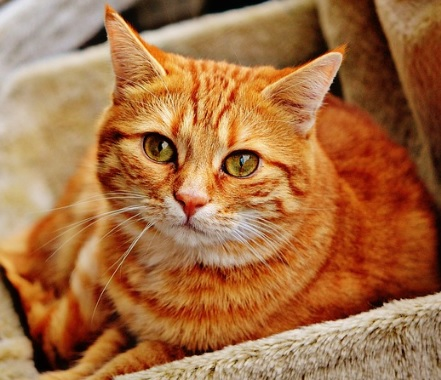
#> input picture 개인 공부/Python 데이터 분석과 이미지 처리/공부 파일/cat.jpg, 441 x 380 px
$ jupyter execute '4. OpenCV 이미지 변형.ipynb'
#> lines starting #> are read from the running program, lines starting #| are printed output that depends on the picture
이미지 크기 변경

[cell 1]
import cv2
import matplotlib.pyplot as plt

image = cv2.imread('cat.jpg')
#> image is the input picture: shape (380, 441, 3); mean B, G, R 66.9, 110.2, 165
plt.imshow(cv2.cvtColor(image, cv2.COLOR_BGR2RGB))
plt.show()

expand = cv2.resize(image, None, fx = 2.0, fy = 2.0, interpolation = cv2.INTER_CUBIC)
plt.imshow(cv2.cvtColor(expand, cv2.COLOR_BGR2RGB))
plt.show()

shrink = cv2.resize(image, None, fx = 0.5, fy = 0.5, interpolation = cv2.INTER_AREA)
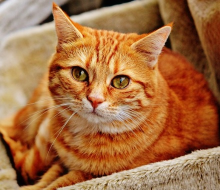
#> shrink: shape (190, 220, 3); mean B, G, R 67.1, 110.4, 165.3
plt.imshow(cv2.cvtColor(shrink, cv2.COLOR_BGR2RGB))
plt.show()

이미지 위치 변경

[cell 2]
import cv2
import numpy as np
import matplotlib.pyplot as plt

image = cv2.imread('cat.jpg')

# 행과 열 정보만 저장합니다.
height, width = image.shape[:2]
#> height = 380; width = 441

M = np.float32([[1, 0, 50], [0, 1, 10]]) # 변환 행렬
result = cv2.warpAffine(image, M, (width, height))
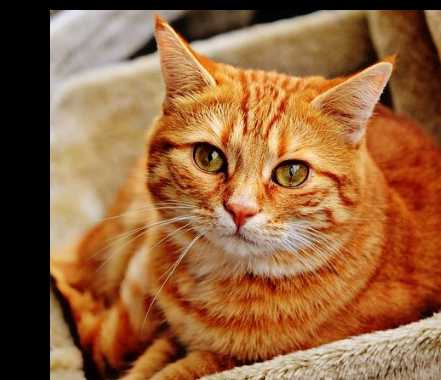
#> result: shape (380, 441, 3); mean B, G, R 60, 98.8, 146.5

plt.imshow(cv2.cvtColor(result, cv2.COLOR_BGR2RGB))
plt.show()

이미지 회전

[cell 3]
import cv2
import numpy as np
import matplotlib.pyplot as plt

image = cv2.imread('cat.jpg')

# 행과 열 정보만 저장합니다.
height, width = image.shape[:2]

M = cv2.getRotationMatrix2D((width / 2, height / 2), 90, 0.5) # 높이와 너비의 절반인 정 중앙을 축으로 반시계 90도 회전 (0.5는 스케일)
print(M) # 2x3 변환행렬
#| [[ 3.061617e-17  5.000000e-01  1.255000e+02]
#|  [-5.000000e-01  3.061617e-17  3.002500e+02]]
result = cv2.warpAffine(image, M, (width, height))
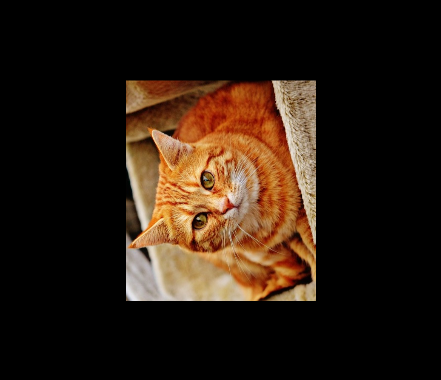
#> result: shape (380, 441, 3); mean B, G, R 16.8, 27.6, 41.3

plt.imshow(cv2.cvtColor(result, cv2.COLOR_BGR2RGB))
plt.show()

$ run again, with 개인 공부/Python 데이터 분석과 이미지 처리/공부 파일/dog.jpg copied over 개인 공부/Python 데이터 분석과 이미지 처리/공부 파일/cat.jpg
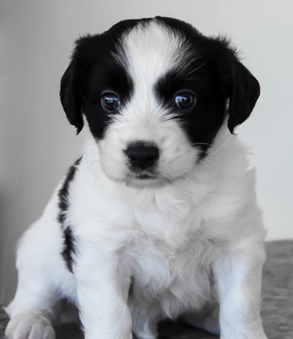
#> input picture 개인 공부/Python 데이터 분석과 이미지 처리/공부 파일/dog.jpg, 293 x 339 px
#> image is the input picture: shape (339, 293, 3); mean B, G, R 151.9, 149.9, 148.2
#> `result = cv2.warpAffine(image, M, (width, height))`:
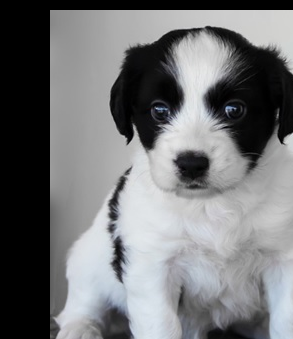
#> result: shape (339, 293, 3); mean B, G, R 118.1, 116.3, 115.2
#| [[ 3.061617e-17  5.000000e-01  6.175000e+01]
#|  [-5.000000e-01  3.061617e-17  2.427500e+02]]
#> `result = cv2.warpAffine(image, M, (width, height))`:
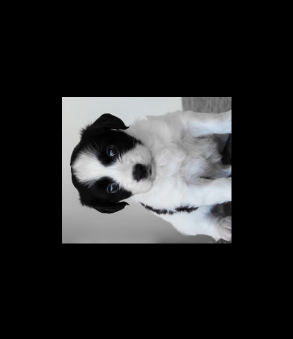
#> result: shape (339, 293, 3); mean B, G, R 38, 37.5, 37.1

$ run again, with 개인 공부/Python 데이터 분석과 이미지 처리/공부 파일/hand_writing_image.jpg copied over 개인 공부/Python 데이터 분석과 이미지 처리/공부 파일/cat.jpg
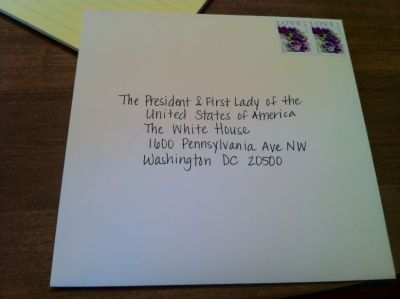
#> input picture 개인 공부/Python 데이터 분석과 이미지 처리/공부 파일/hand_writing_image.jpg, 400 x 299 px
#> image is the input picture: shape (299, 400, 3); mean B, G, R 110.4, 116, 116.1
#> `result = cv2.warpAffine(image, M, (width, height))`:
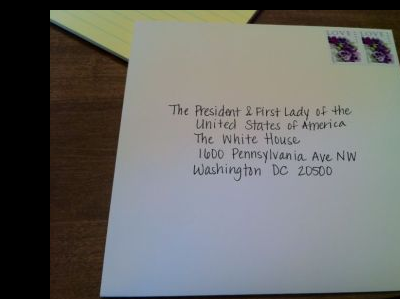
#> result: shape (299, 400, 3); mean B, G, R 103.6, 106.6, 106.4
#| [[ 3.061617e-17  5.000000e-01  1.252500e+02]
#|  [-5.000000e-01  3.061617e-17  2.495000e+02]]
#> `result = cv2.warpAffine(image, M, (width, height))`:
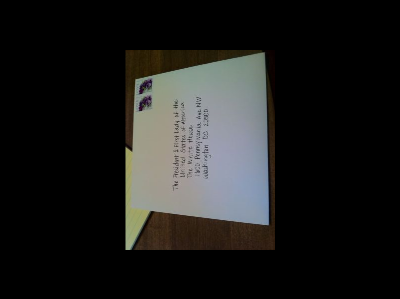
#> result: shape (299, 400, 3); mean B, G, R 27.6, 29, 29.1

$ run again, with 개인 공부/Python 데이터 분석과 이미지 처리/공부 파일/image_1.jpg copied over 개인 공부/Python 데이터 분석과 이미지 처리/공부 파일/cat.jpg
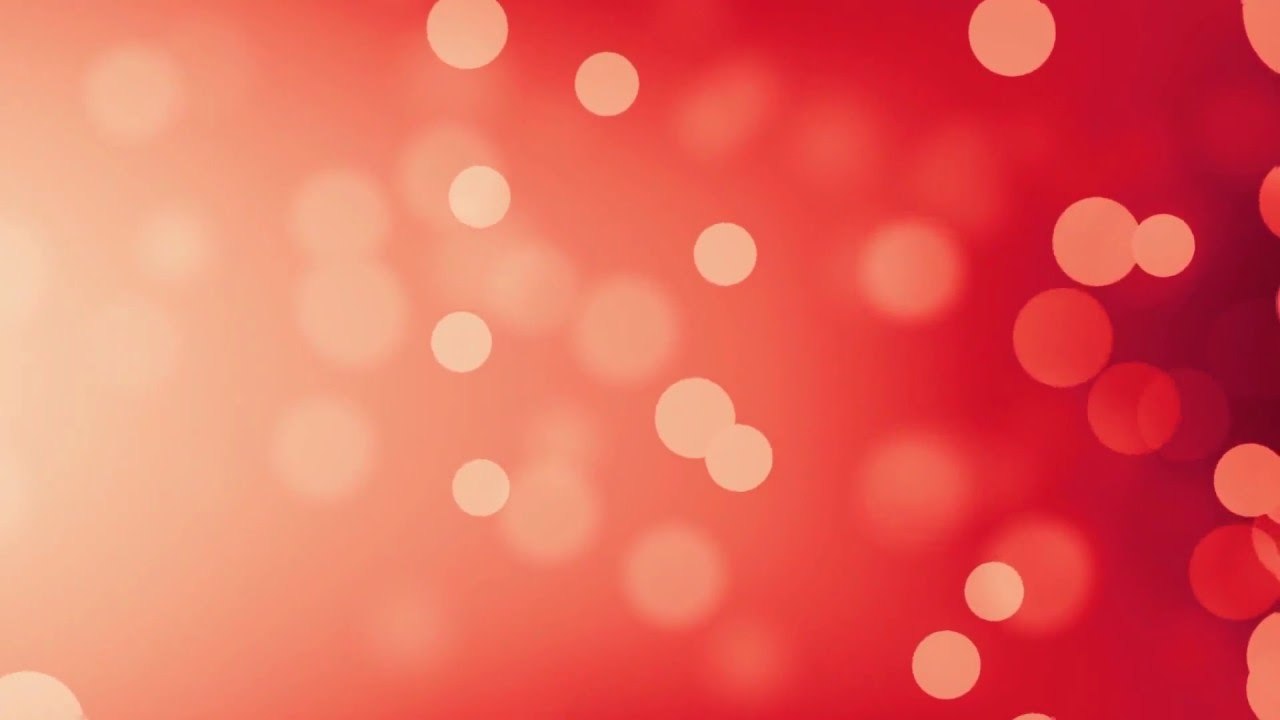
#> input picture 개인 공부/Python 데이터 분석과 이미지 처리/공부 파일/image_1.jpg, 1280 x 720 px
#> image is the input picture: shape (720, 1280, 3); mean B, G, R 91, 102.3, 229
#> `result = cv2.warpAffine(image, M, (width, height))`:
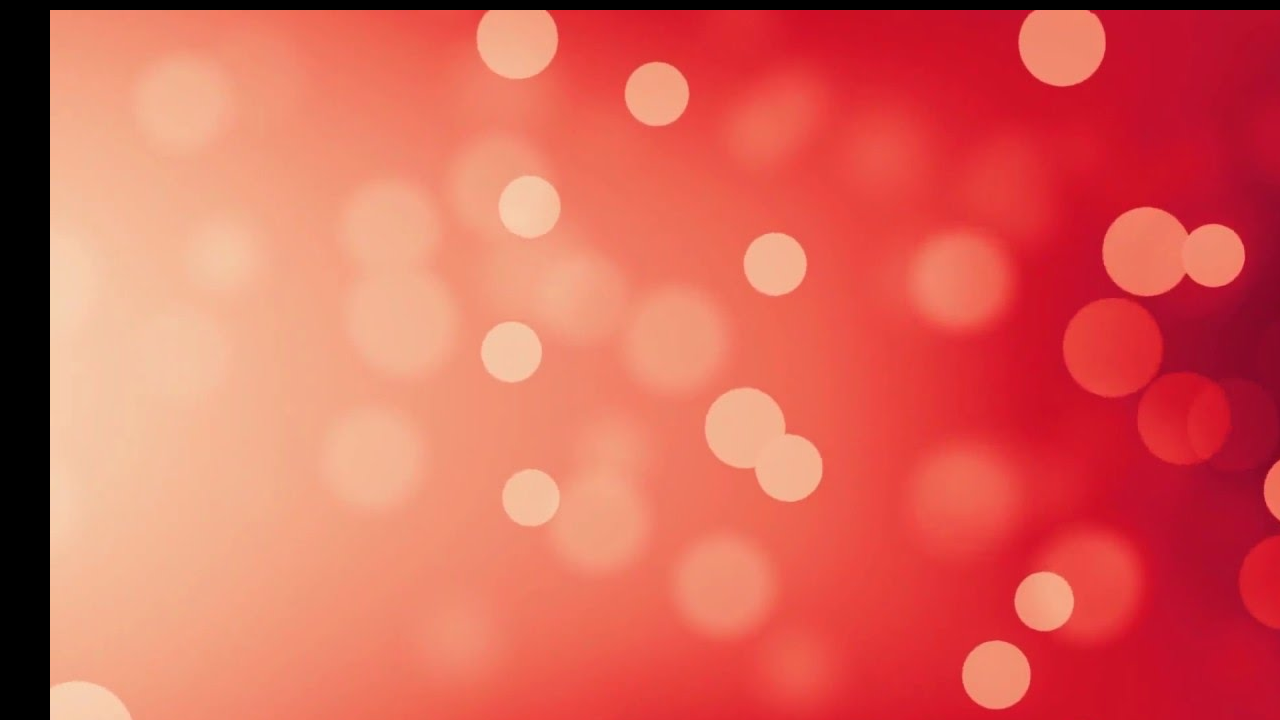
#> result: shape (720, 1280, 3); mean B, G, R 88, 99.8, 218.9
#| [[ 3.061617e-17  5.000000e-01  4.600000e+02]
#|  [-5.000000e-01  3.061617e-17  6.800000e+02]]
#> `result = cv2.warpAffine(image, M, (width, height))`:
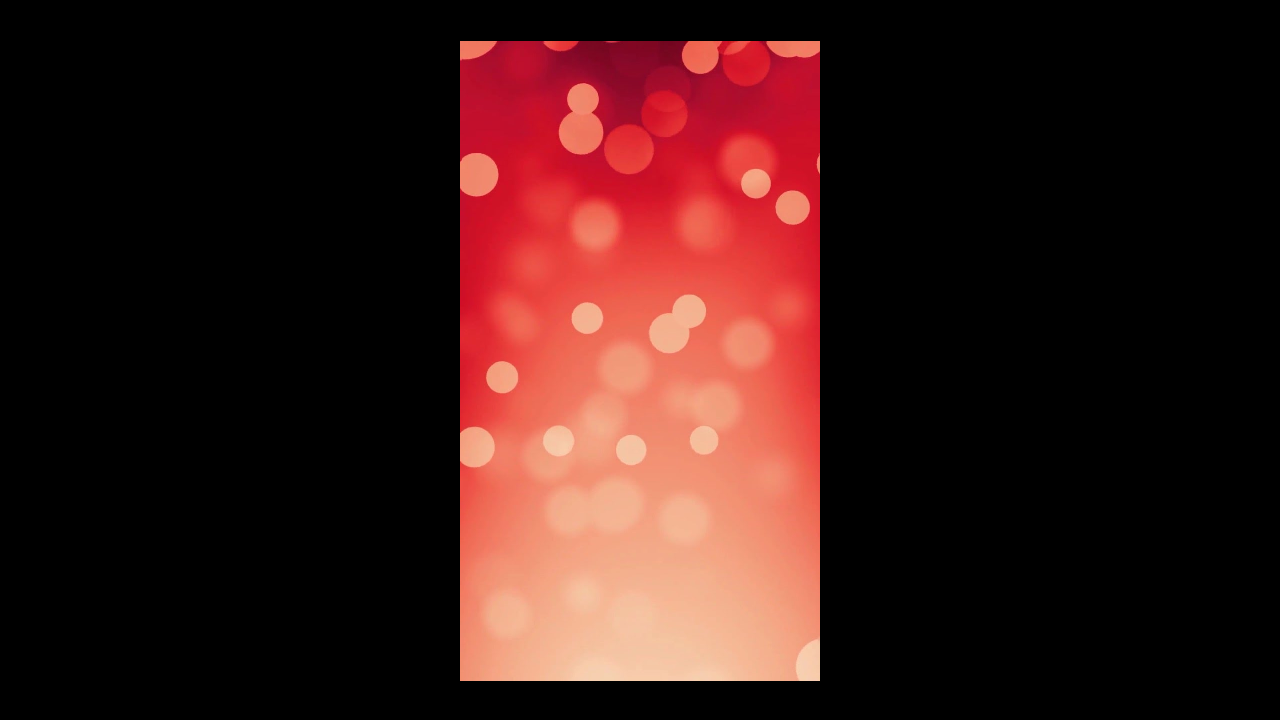
#> result: shape (720, 1280, 3); mean B, G, R 22.8, 25.6, 57.3
